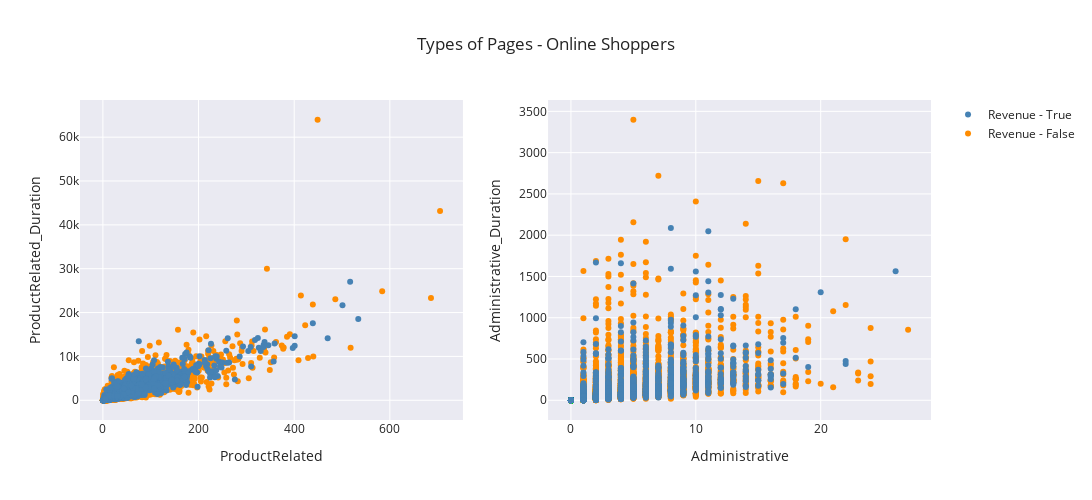

This figure's notebook cell:
### Code cell
# Type of pages

rev_values = df.Revenue.unique()
col_map = {
    "1": "steelblue",
    "2": "darkorange"
}
fig = make_subplots(rows=1, cols=2)

for rev in rev_values:
    col = "1" if rev == True else "2"
    vis_data = df[df["Revenue"] == rev]
    fig.add_trace(
        go.Scatter(
            x=vis_data.ProductRelated,
            y=vis_data.ProductRelated_Duration,
            mode="markers",
            marker_color=col_map[col], 
            legendgroup=f"group{col}",
            name=f"Revenue - {rev}",
            showlegend=True
        ), row=1, col=1
    )
    fig.add_trace(
        go.Scatter(
            x=vis_data.Administrative,
            y=vis_data.Administrative_Duration,
            mode="markers",
            marker_color=col_map[col],
            legendgroup=f"group{col}",
            name=f"Revenue - {rev}",  
            showlegend=False                                         
        ), row=1, col=2
    )
fig.update_xaxes(title_text="ProductRelated", row=1, col=1)
fig.update_xaxes(title_text="Administrative", row=1, col=2)
fig.update_yaxes(title_text="ProductRelated_Duration", row=1, col=1)
fig.update_yaxes(title_text="Administrative_Duration", row=1, col=2)
fig.update_layout(
    legend_traceorder="reversed",
    title_text = "Types of Pages - Online Shoppers",
    template = plot_templ,
    width=1200,
    height=500)
fig.show()

### Figure 1 — Plotly figure (JSON) as saved in the notebook; plotly's stock layout.template omitted (floating-point values rounded to 4 significant figures; data arrays with more than 128 entries replaced by an {"elided": "..."} marker saying what was removed)
{"data": [{"legendgroup": "group2", "marker": {"color": "darkorange"}, "mode": "markers", "name": "Revenue - False", "showlegend": true, "type": "scatter", "x": {"elided": "10297 int values"}, "xaxis": "x", "y": {"elided": "10297 float values"}, "yaxis": "y"}, {"legendgroup": "group2", "marker": {"color": "darkorange"}, "mode": "markers", "name": "Revenue - False", "showlegend": false, "type": "scatter", "x": {"elided": "10297 int values"}, "xaxis": "x2", "y": {"elided": "10297 float values"}, "yaxis": "y2"}, {"legendgroup": "group1", "marker": {"color": "steelblue"}, "mode": "markers", "name": "Revenue - True", "showlegend": true, "type": "scatter", "x": {"elided": "1908 int values"}, "xaxis": "x", "y": {"elided": "1908 float values"}, "yaxis": "y"}, {"legendgroup": "group1", "marker": {"color": "steelblue"}, "mode": "markers", "name": "Revenue - True", "showlegend": false, "type": "scatter", "x": {"elided": "1908 int values"}, "xaxis": "x2", "y": {"elided": "1908 float values"}, "yaxis": "y2"}], "layout": {"height": 500, "legend": {"traceorder": "reversed"}, "title": {"text": "Types of Pages - Online Shoppers"}, "width": 1200, "xaxis": {"anchor": "y", "autorange": true, "domain": [0, 0.45], "range": [-46.97, 752.0], "title": {"text": "ProductRelated"}, "type": "linear"}, "xaxis2": {"anchor": "y2", "autorange": true, "domain": [0.55, 1], "range": [-1.799, 28.8], "title": {"text": "Administrative"}, "type": "linear"}, "yaxis": {"anchor": "x", "autorange": true, "domain": [0, 1], "range": [-4504.0, 68480.0], "title": {"text": "ProductRelated_Duration"}, "type": "linear"}, "yaxis2": {"anchor": "x2", "autorange": true, "domain": [0, 1], "range": [-239.3, 3638.0], "title": {"text": "Administrative_Duration"}, "type": "linear"}}}
